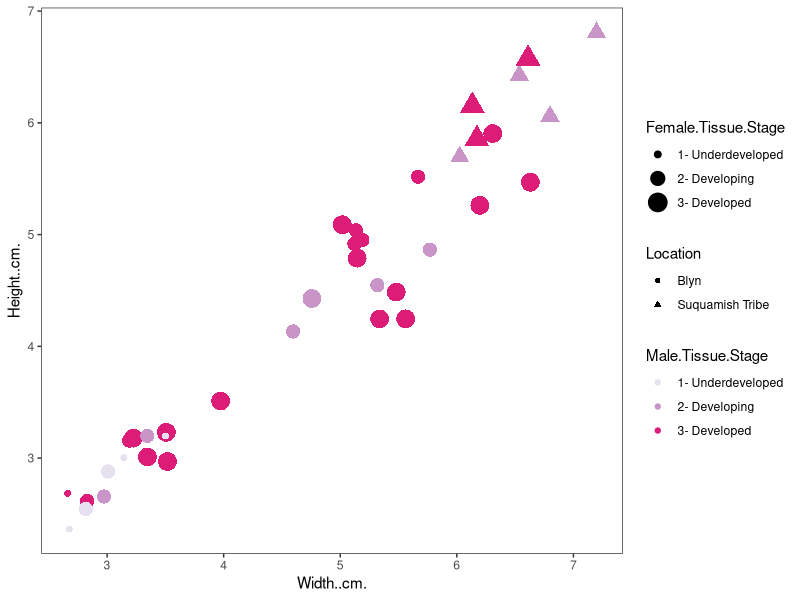
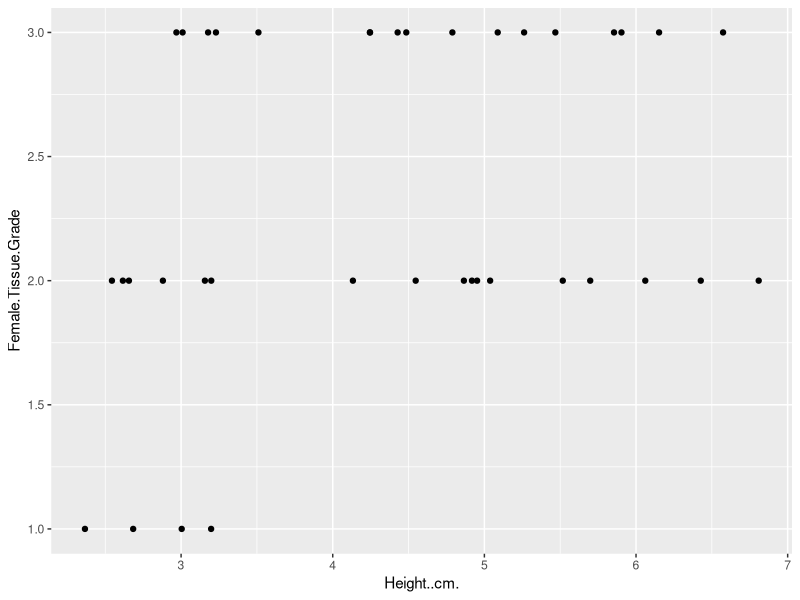
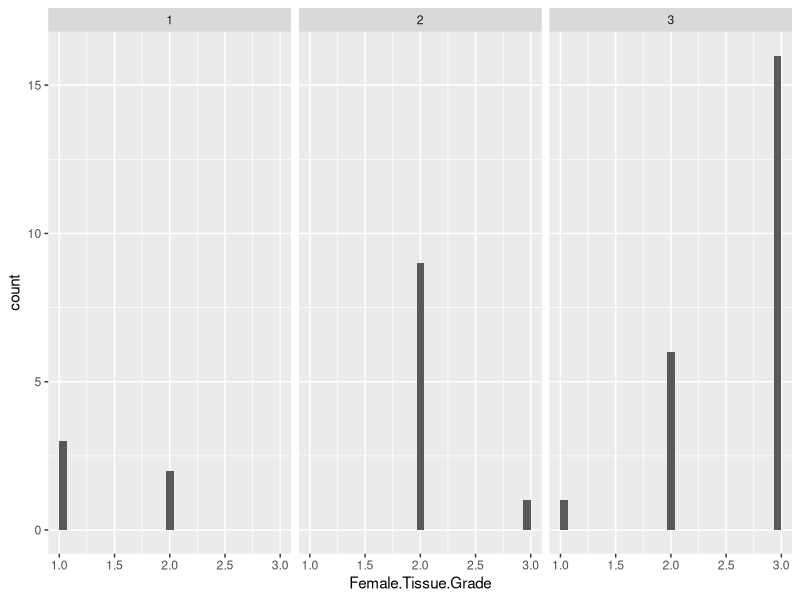
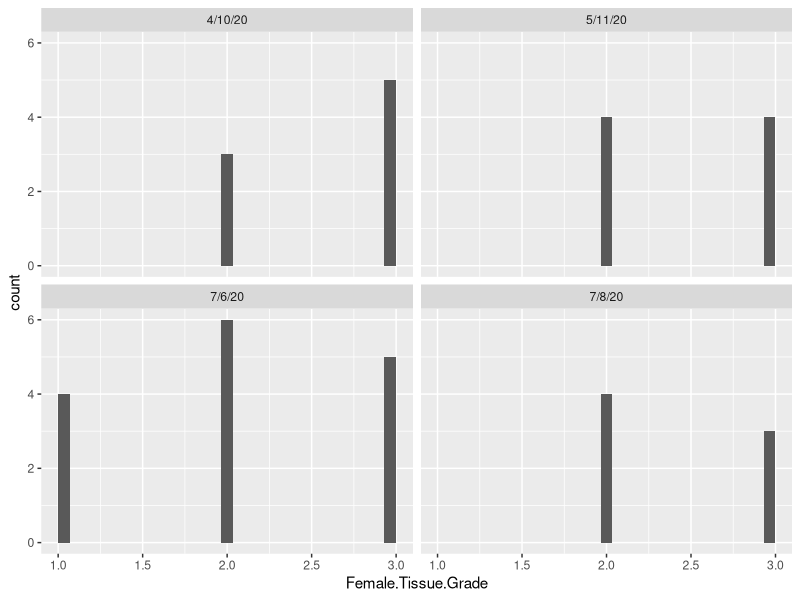
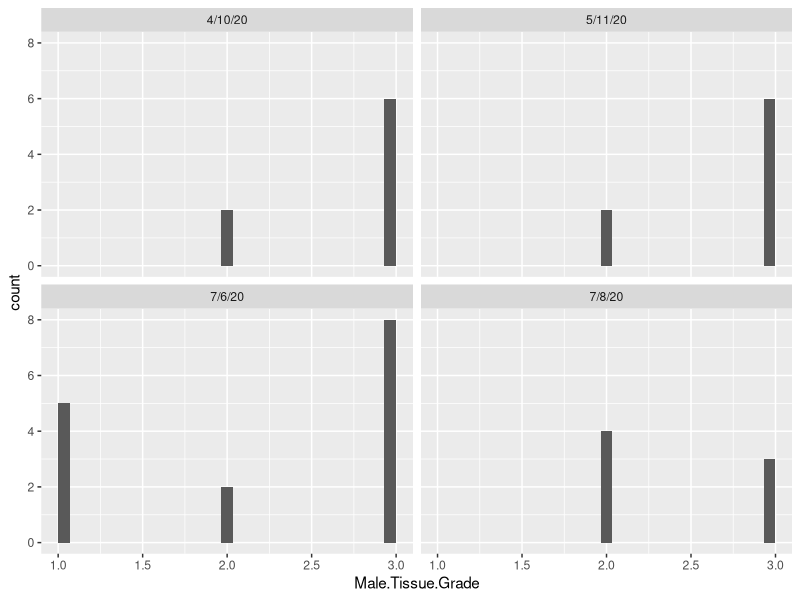
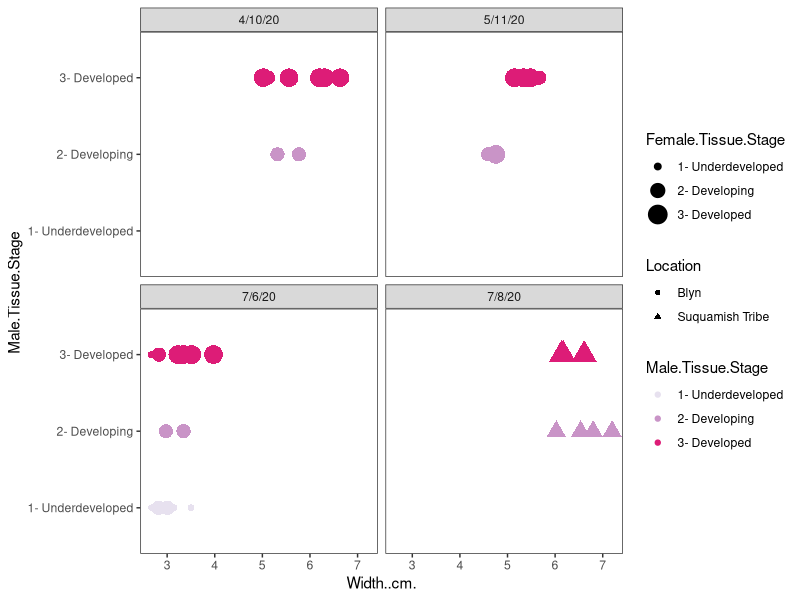
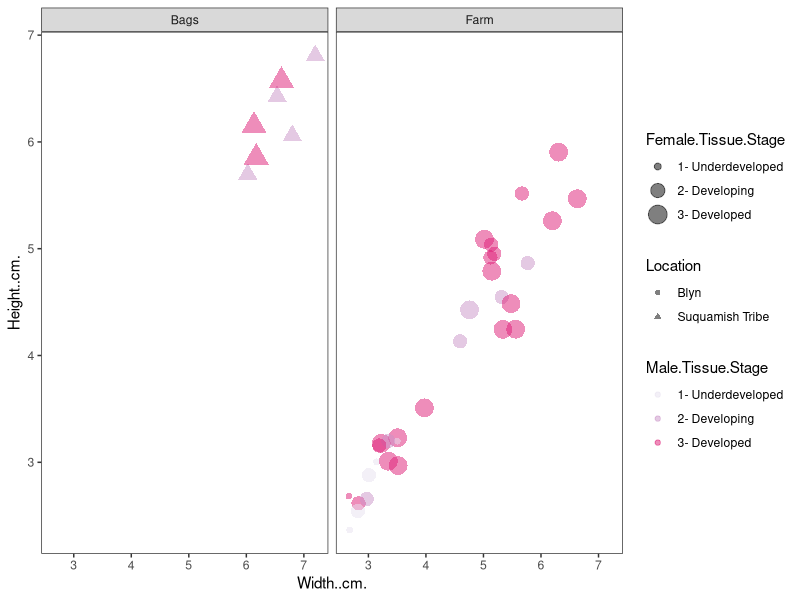
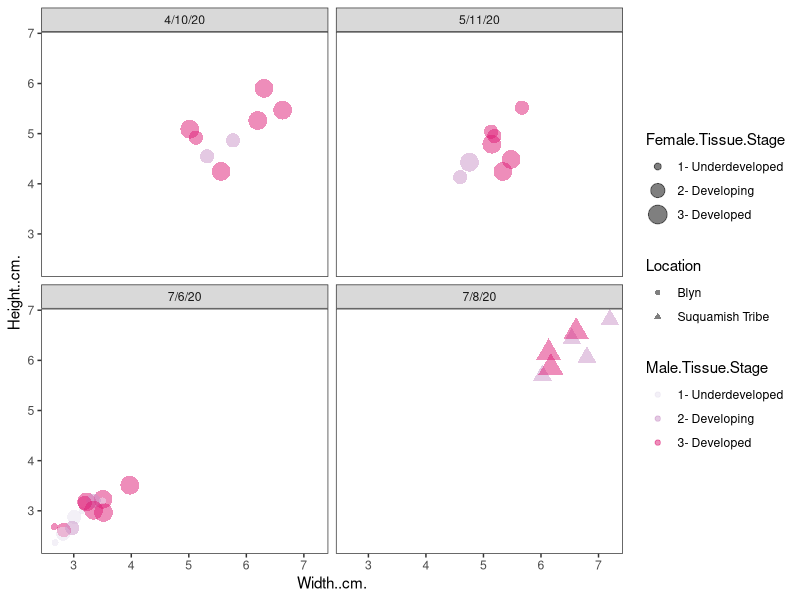

The R source for these figures, in order:
## ---- chunk 1
library(tidyverse)
## ---- chunk 2
clam <- read.csv("../data/cockle_data.csv")
## ---- chunk 3
ggplot(clam, aes(`Width..cm.`,`Height..cm.`,colour=`Male.Tissue.Stage`,size=`Female.Tissue.Stage`,shape=Location))+geom_point()+
theme_bw()+theme(panel.grid.major = element_blank(),
                panel.grid.minor = element_blank())+scale_colour_brewer(palette = 11)
## ---- chunk 4
ggplot(clam, aes(x = Height..cm., y = Female.Tissue.Grade)) +
  geom_point()
## ---- chunk 5
ggplot(clam, aes(x = Female.Tissue.Grade)) +
  geom_histogram(bins = 30) +
  facet_wrap(~Male.Tissue.Grade)
## ---- chunk 6
ggplot(clam, aes(x = Female.Tissue.Grade)) +
  geom_histogram(bins = 30) +
  facet_wrap(~Date)
## ---- chunk 7
ggplot(clam, aes(x = Male.Tissue.Grade)) +
  geom_histogram(bins = 30) +
  facet_wrap(~Date)
## ---- chunk 8
ggplot(clam, aes(`Width..cm.`,`Male.Tissue.Stage`,colour=`Male.Tissue.Stage`,size=`Female.Tissue.Stage`,shape=Location))+geom_point()+
theme_bw()+theme(panel.grid.major = element_blank(),
                panel.grid.minor = element_blank())+scale_colour_brewer(palette = 11) +
  facet_wrap(~Date)
## ---- chunk 9
ggplot(clam, aes(`Width..cm.`,`Height..cm.`,colour=`Male.Tissue.Stage`,size=`Female.Tissue.Stage`,shape=Location ))+geom_point(alpha = 0.5)+
theme_bw()+theme(panel.grid.major = element_blank(),
                panel.grid.minor = element_blank())+scale_colour_brewer(palette = 11) +
  facet_wrap(~Location.Type)
  
## ---- chunk 10
ggplot(clam, aes(`Width..cm.`,`Height..cm.`,colour=`Male.Tissue.Stage`,size=`Female.Tissue.Stage`,shape=Location ))+geom_point(alpha = 0.5)+
theme_bw()+theme(panel.grid.major = element_blank(),
                panel.grid.minor = element_blank())+scale_colour_brewer(palette = 11) +
  facet_wrap(~Date)
  
## ---- chunk 11
ggplot(clam, aes(x = Female.Tissue.Grade, y = Male.Tissue.Grade)) +
  geom_point() +
  geom_jitter()
